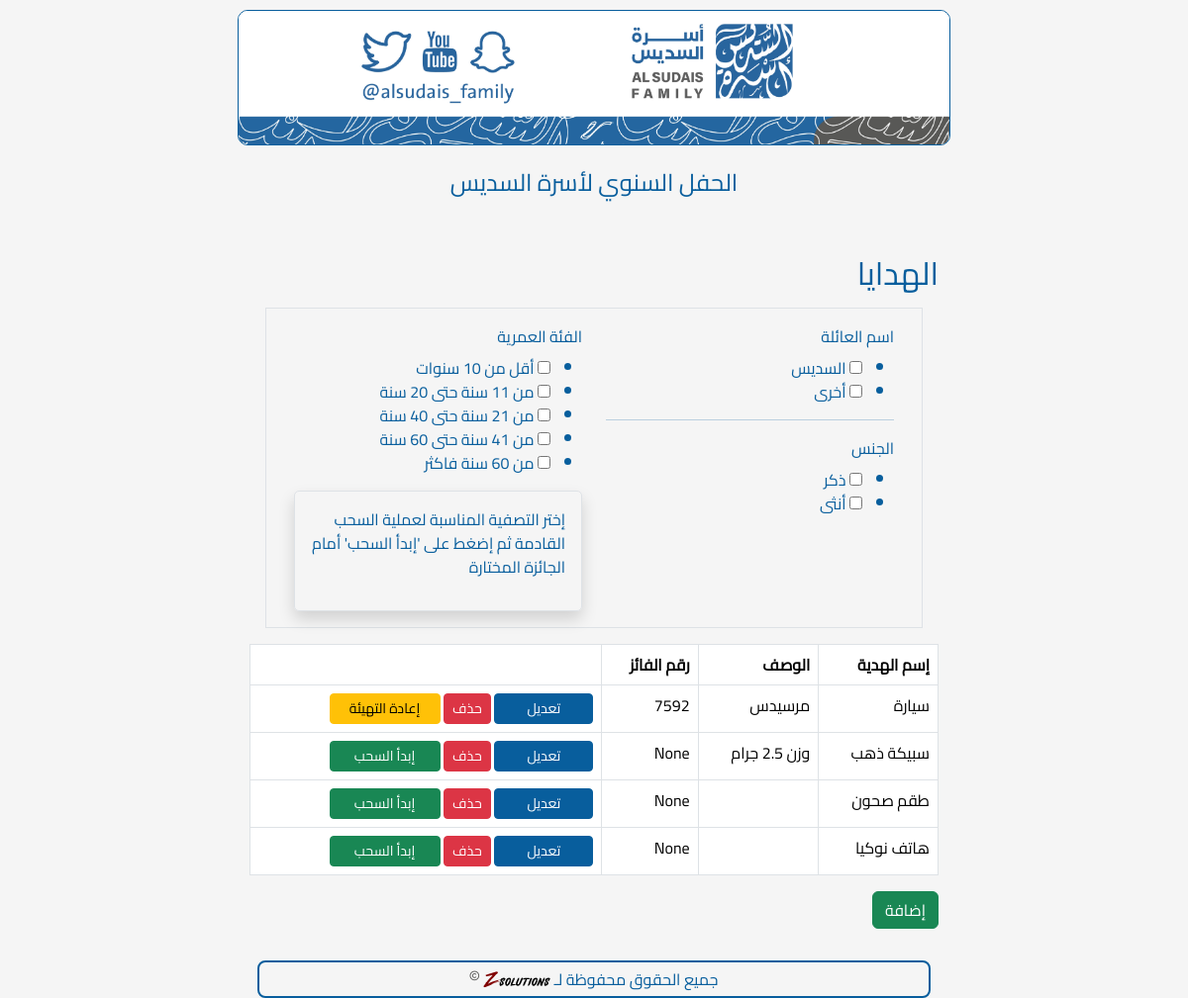
/prizes, run on an earlier commit of the app's database.
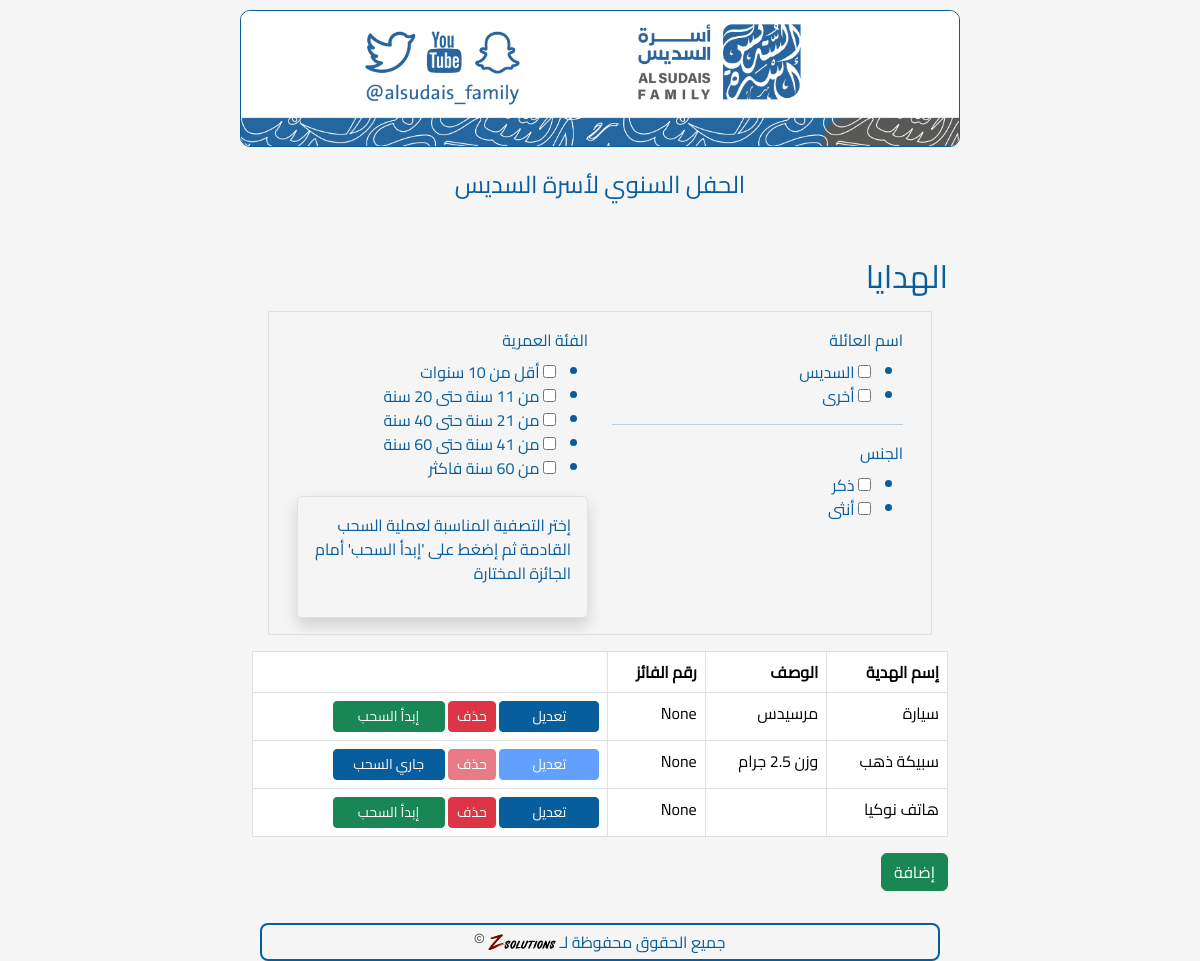
And on a later commit of the database.
### app.py (models this page shows, shortened)
class Prize(db.Model):
    __tablename__ = "prize"
    id = db.Column(db.Integer, primary_key=True)
    name = db.Column(db.String(100), nullable=False)
    description = db.Column(db.Text)
    guest_registration_number = db.Column(db.String(4))
    allowed_families = db.Column(db.String(100))
    allowed_age_range = db.Column(db.String(100))
    allowed_gender = db.Column(db.String(100))
    is_next = db.Column(db.Boolean, default=False)

### app.py (the view, shortened to what this page needs)
@app.route("/prizes", methods=["GET", "POST"])
def list_prizes():
    prizes = Prize.query.all()
    filters = FilterForm()
    return render_template("prizes.html", prizes=prizes, filters=filters)

### app.py
class FilterForm(FlaskForm):
    family_name = MultiCheckboxField(
        "اسم العائلة", choices=[("السديس", "السديس"), ("أخرى", "أخرى")]
    )
    age = MultiCheckboxField(
        "الفئة العمرية",
        choices=[
            ("أقل من 10 سنوات", "أقل من 10 سنوات"),
            ("من 11 سنة حتى 20 سنة", "من 11 سنة حتى 20 سنة"),
            ("من 21 سنة حتى 40 سنة", "من 21 سنة حتى 40 سنة"),
            ("من 41 سنة حتى 60 سنة", "من 41 سنة حتى 60 سنة"),
            ("من 60 سنة فاكثر", "من 60 سنة فاكثر"),
        ],
    )
    gender = MultiCheckboxField("الجنس", choices=[("ذكر", "ذكر"), ("أنثى", "أنثى")])
    prize_id = IntegerField("الهدية", validators=[DataRequired()])
    submit = SubmitField("بحث")

### app.py (called while the page is built)
@app.context_processor
def utility_processor():
    return {
        'min': min,
        'max': max  # Also adding max since we might need it
    }

### templates/prizes.html (shortened to what this page needs)
<!DOCTYPE html>
{% extends 'base.html' %}
{% block content %}
  <h2>الهدايا</h2>
  <form method="post" id="prizeForm">
    <div class="border p-3 m-3 row ">
      <div class="col">
        {{ filters.family_name.label(class="form-label") }}
        {{ filters.family_name() }}
        <hr>
        {{ filters.gender.label(class="form-label") }}
        {{ filters.gender() }}
        </div>
      <div class="col">
        {{ filters.age.label(class="form-label") }}
        {{ filters.age() }}
        <div class="border p-3 shadow" style="border-radius: 5px;">
          <p>إختر التصفية المناسبة لعملية السحب القادمة ثم إضغط على 'إبدأ السحب' أمام الجائزة المختارة</p>
        </div>
      </div>
    </div>
  <table class="table table-bordered">
    <thead>
      <tr>
        <th>إسم الهدية</th>
        <th>الوصف</th>
        <th>رقم الفائز</th>
        <th></th>
      </tr>
    </thead>
    <tbody>
      {% for prize in prizes %}
        <tr>
          <td>{{ prize.name }}</td>
          <td>{{ prize.description }}</td>
          <td>{{ prize.guest_registration_number }}</td>
          <td>
            {% if not prize.is_next %}
              <a href="{{ url_for('edit_prize', id=prize.id) }}" class="btn btn-primary btn-sm">تعديل</a>
            {% else %}
              <span class="btn btn-primary btn-sm disabled">تعديل</span>
            {% endif %}
            <form action="{{ url_for('delete_prize', id=prize.id) }}" method="post" style="display: inline-block;">
              {% if not prize.is_next %}
                <button type="submit" class="btn btn-danger btn-sm" onclick="return confirm('هل أنت متأكد من الحذف؟')">حذف</button>
              {% else %}
                <span class="btn btn-danger btn-sm disabled">حذف</span>
              {% endif %}
            </form>
            {%if prize.guest_registration_number==None and not prize.is_next%}
              <button type="submit" class="btn btn-success btn-sm" style="width: 8em" name="prize_id" value="{{ prize.id }}">إبدأ السحب</button>
            {%elif prize.guest_registration_number==None and prize.is_next%}
              <button type="button" class="btn btn-primary btn-sm refresh-status" style="width: 8em">جاري السحب</button>
            {%else%}
              <form action="{{ url_for('reset_prize', id=prize.id) }}" method="post" style="display: inline-block;">
                <button type="submit" class="btn btn-warning btn-sm" style="width: 8em" onclick="return confirm('هل أنت متأكد من إعادة التهيئة؟')">إعادة التهيئة</button>
              </form>
            {%endif%}
          </td>
        </tr>
      {% endfor %}
    </tbody>
  </table>
  <a href="{{ url_for('add_prize') }}" class="btn btn-success">إضافة</a>
</form>
{% endblock %}

### templates/base.html (shortened to what this page needs)
<!DOCTYPE html>
<html lang="ar" dir="rtl">
<head>
    <link rel="stylesheet" href="https://cdn.jsdelivr.net/npm/bootstrap@5.3.2/dist/css/bootstrap.rtl.min.css">
    <link rel="stylesheet" href="https://cdnjs.cloudflare.com/ajax/libs/font-awesome/6.5.1/css/all.min.css">
    <link rel="stylesheet" href="{{ url_for('static', filename='styles/mystyle.css') }}">
</head>
<body>
    <div class="page-wrapper d-flex flex-column h-100">
        <div class="content-wrapper flex-grow-1">
            <div class="header">
                <img src="/static/Header.jpg" alt="Header Image">
                <div class="welcome-message">الحفل السنوي لأسرة السديس</div>
            </div>
            <div class="container mt-4">
                {% block content %}{% endblock %}
            </div>
        </div>
        <div class="footer mt-auto">
            <p>جميع الحقوق محفوظة لـ <a href="https://thez.solutions/home" target="_blank"><img src="{{ url_for('static', filename='z_logo.svg') }}" alt="Z Solutions" style="height: 20px; vertical-align: middle;"></a> <i class="far fa-copyright" style="color: #585856; font-size: 0.6em; vertical-align: super;"></i></p>
        </div>
    </div>
</body>
</html>

### static/styles/mystyle.css (style rules this page uses)
* { font-family: 'Cairo-Regular', sans-serif; }
html, body { height: 100%; margin: 0; }
body { font-family: 'Cairo-Regular', sans-serif; background-color: whitesmoke; color: #085E9D; font-family: Arial, sans-serif; margin-left: auto; margin-right: auto; display: flex; flex-direction: column; }
.page-wrapper { min-height: 100vh; display: flex; flex-direction: column; }
.content-wrapper { flex: 1 0 auto; padding-bottom: 2rem; }
.footer { flex-shrink: 0; text-align: center; padding: 5px 0; margin: 0 20px 10px 20px; color: #085E9D; border-radius: 8px; border-width: 2px; border-color: #085E9D; border-style: solid; }
.footer p { margin: 0; line-height: 24px; }
.footer a { color: white; text-decoration: none; }
@media (min-width: 768px) { body { max-width: 60%; } }
.header { position: relative; width: 100%; margin-bottom: 20px; z-index: 1; padding-top: 10px; padding-bottom: 10px; text-align: center; }
.header img { max-width: 100%; min-height: 100px; border-radius: 10px; border-width: 1px; border-color: #085E9D; border-style: solid; }
.welcome-message { font-size: 24px; margin: 20px 0; }
.btn-primary { background-color: #085E9D; border-color: #085E9D; min-width: 100px; }

What changed in the data, as far as the page shows it:
removed Prize: name "طقم صحون", guest_registration_number "None", is_next "حذف", {{ prize.id }} 3 (drawn)
changed Prize "سيارة": guest_registration_number "7592" → "None"; guest_registration_number "إعادة التهيئة" → "إبدأ السحب"
changed Prize "سبيكة ذهب": is_next "إبدأ السحب" → "جاري السحب"
